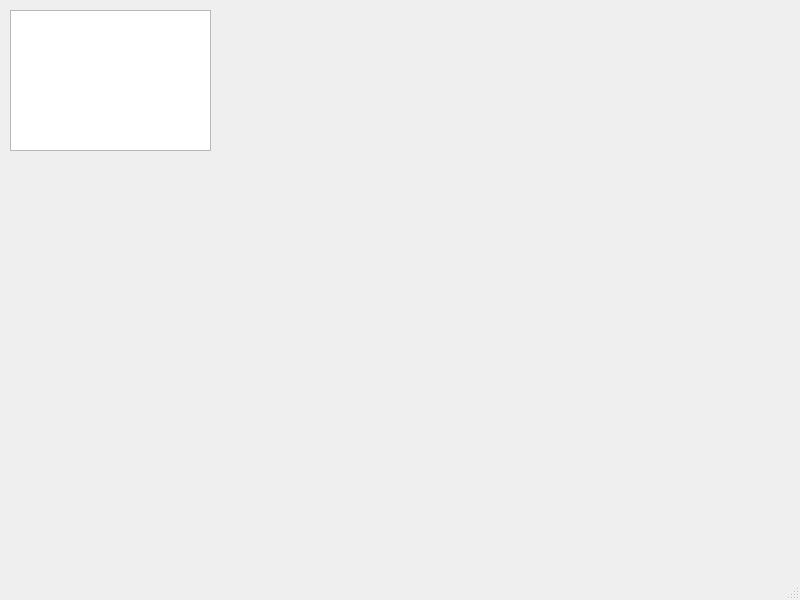
<?xml version="1.0" encoding="UTF-8"?>
<ui version="4.0">
 <class>MainWindow</class>
 <widget class="QMainWindow" name="MainWindow">
  <property name="geometry">
   <rect>
    <x>0</x>
    <y>0</y>
    <width>800</width>
    <height>600</height>
   </rect>
  </property>
  <property name="windowTitle">
   <string>MainWindow</string>
  </property>
  <widget class="QWidget" name="centralwidget">
   <widget class="QGraphicsView" name="graphicsView">
    <property name="geometry">
     <rect>
      <x>10</x>
      <y>10</y>
      <width>201</width>
      <height>141</height>
     </rect>
    </property>
   </widget>
  </widget>
  <widget class="QMenuBar" name="menubar">
   <property name="geometry">
    <rect>
     <x>0</x>
     <y>0</y>
     <width>800</width>
     <height>26</height>
    </rect>
   </property>
  </widget>
  <widget class="QStatusBar" name="statusbar"/>
 </widget>
 <resources/>
 <connections/>
</ui>
